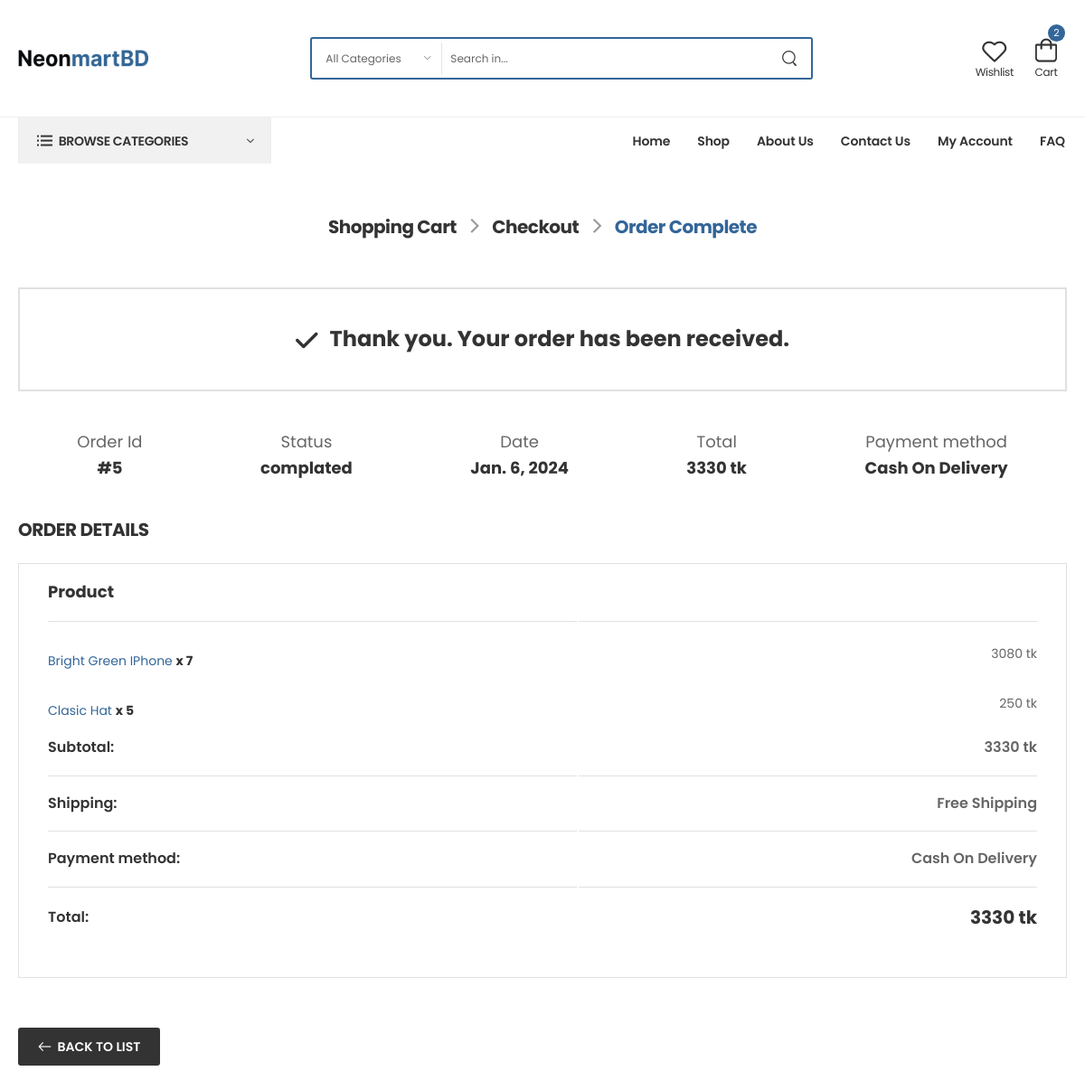
The page /order-page/5 (signed in) on the database as committed earlier.
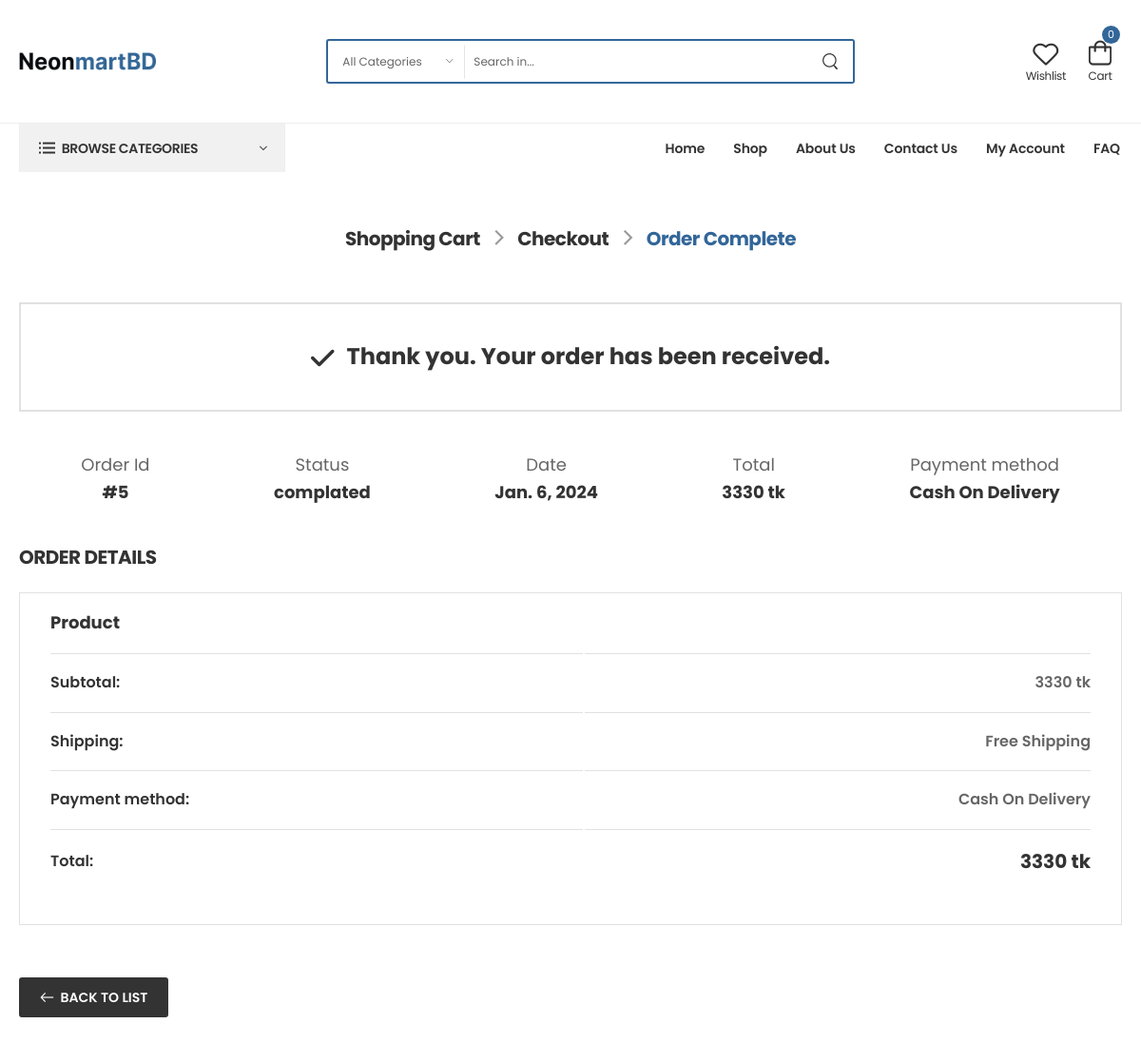
The same page on the database as committed later.
### core/models.py (models this page shows, shortened)
class OrderItems(models.Model):
    order = models.ForeignKey(Order, on_delete=models.CASCADE)
    product = models.ForeignKey(Products, on_delete=models.CASCADE)
    quantity = models.PositiveIntegerField()
    user = models.ForeignKey(User, on_delete=models.CASCADE)
    def order_subtotal(self):
        return self.quantity * self.product.price

class Products(models.Model):
    name = models.CharField(max_length=500)
    category = models.ForeignKey(Category, on_delete=models.CASCADE)
    subcategory = models.ForeignKey(SubCategory,on_delete=models.CASCADE,blank=True, null=True)
    sub_sub_category = models.ForeignKey(SubSubCategory, on_delete=models.CASCADE,blank=True, null=True)
    brand = models.ImageField(upload_to="Brand Image",default="brands/category/1.png")
    sku = models.CharField(max_length=200)
    price = models.PositiveIntegerField()
    review = models.PositiveIntegerField(null=True,blank=True,default=0)
    sort_description = RichTextField()
    slug = AutoSlugField(populate_from="name", null=True, unique=True)
    description = RichTextField()
    image = models.ImageField(upload_to="Product Image")
    pdsliderimg1 = models.ImageField(upload_to="Slider Image",blank=True, null=True)
    pdsliderimg2 = models.ImageField(upload_to="Slider Image",blank=True, null=True)
    pdsliderimg3 = models.ImageField(upload_to="Slider Image",blank=True, null=True)

### core/views.py (the view)
# urls.py: path('order-page/<int:pk>',orderpage,name="orderpage"),
def orderpage(request,pk):
    if request.user.is_authenticated:
        cart = Cart.objects.filter(user=request.user)
        order = Order.objects.get(user=request.user,id=pk)
        orderitems = OrderItems.objects.filter(user=request.user,order=order)
        sub_sub_category = SubSubCategory.objects.all()
    sub_category = SubCategory.objects.all()
    category = Category.objects.all()
    home_garden = []
    electronics = []
    fashion = []
    furniture = []
    healthy_beauty = []
    gift_ideas = []
    toy_games = []
    cooking = []
    smart_phones = []
    cameras_photo = []
    accessories = []
    for i in sub_category:
        if i.category.filtername == "home_&_garden":
            home_garden.append(i.name)
            print(i.name)
        elif i.category.filtername == "electronics":
            electronics.append(i.name)
        elif i.category.filtername == "fashion":
            fashion.append(i.name)
        elif i.category.filtername == "furniture":
            furniture.append(i.name)
        elif i.category.filtername == "healthy_&_beauty":
            healthy_beauty.append(i.name)
        elif i.category.filtername == "gift_ideas":
            gift_ideas.append(i.name)
        elif i.category.filtername == "toy_&_games":
            toy_games.append(i.name)
        elif i.category.filtername == "cooking":
            cooking.append(i.name)
        elif i.category.filtername == "smart_phones":
            smart_phones.append(i.name)
        elif i.category.filtername == "cameras_&_photo":
            cameras_photo.append(i.name)
        elif i.category.filtername == "accessories":
            accessories.append(i.name)
        return render(request,"core/order.html",locals())
    else:
        return redirect("login")

### core/templates/core/order.html (shortened to what this page needs)
{% extends "base/base.html" %}
{% load static %}
{% block body %}
<link rel="stylesheet" type="text/css" href="{% static 'assets/css/style.min.css' %}" />
<main class="main order">
    <nav class="breadcrumb-nav">
      <div class="container">
        <ul class="breadcrumb shop-breadcrumb bb-no">
          <li class="passed"><a href="#">Shopping Cart</a></li>
          <li class="passed"><a href="#">Checkout</a></li>
          <li class="active"><a href="#">Order Complete</a></li>
        </ul>
      </div>
    </nav>
    <div class="page-content mb-10 pb-2">
      <div class="container">
        <div class="order-success text-center font-weight-bolder text-dark">
          <i class="fas fa-check"></i>
          Thank you. Your order has been received.
        </div>
        <ul class="order-view list-style-none">
          <li>
            <label>Order Id</label>
            <strong>#{{order.id}}</strong>
          </li>
          <li>
            <label>Status</label>
            <strong>{{order.status}}</strong>
          </li>
          <li>
            <label>Date</label>
            <strong> {{order.date}}</strong>
          </li>
          <li>
            <label>Total</label>
            <strong>{{order.total_order}} tk </strong>
          </li>
          <li>
            <label>Payment method</label>
            <strong> {{order.pymentSystem}}</strong>
          </li>
        </ul>
        <div class="order-details-wrapper mb-5">
          <h4 class="title text-uppercase ls-25 mb-5">Order Details</h4>
          <table class="order-table">
            <thead>
              <tr>
                <th class="text-dark">Product</th>
                <th></th>
              </tr>
            </thead>
            <tbody>
                {% for orderitem in orderitems %}
                <tr>
                    <td>
                        <a href="{% url 'product_details' orderitem.product.slug %}">{{orderitem.product.name}}</a>&nbsp;<strong>x {{orderitem.quantity}}</strong>
                    </td>
                    <td>{{orderitem.order_subtotal}} tk</td>
                </tr>
                {% endfor %}
            </tbody>
            <tfoot>
              <tr>
                <th>Subtotal:</th>
                <td>{{order.total_order}} tk</td>
              </tr>
              <tr>
                <th>Shipping:</th>
                <td>Free Shipping</td>
              </tr>
              <tr>
                <th>Payment method:</th>
                <td>{{order.pymentSystem}}</td>
              </tr>
              <tr class="total">
                <th class="border-no">Total:</th>
                <td class="border-no">{{order.total_order}} tk</td>
              </tr>
            </tfoot>
          </table>
        </div>
        <a
          href="{% url 'my_account' %}"
          class="btn btn-dark btn-rounded btn-icon-left btn-back mt-6"
          >Back To List</a
        >
      </div>
    </div>
  </main>
{% endblock body %}

Rows that differ between the two databases and show on the page:
removed OrderItems: product.name "Bright Green IPhone", quantity "7", order_subtotal "3080"
removed OrderItems: product.name "Clasic Hat", quantity "5", order_subtotal "250"
Other text that changed with them:
{{ cart|length }}: "2" → "0"
